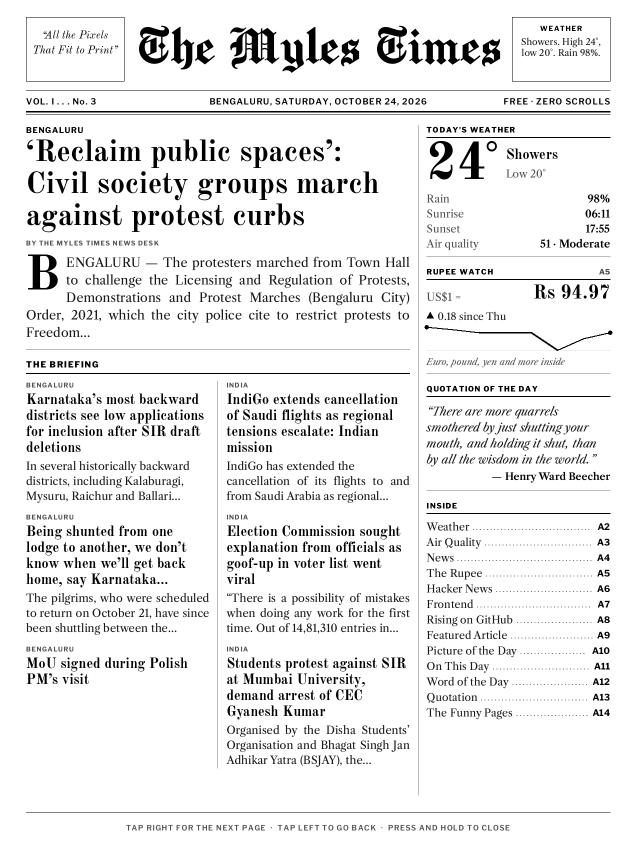
#> input picture pages/page_01.png, 1272 x 1696 px (shown at 1/2 size)
$ python -i paper.py   (imports and definitions only)
#> lines starting #> are read from the running program, lines starting #| are printed output that depends on the picture; after the words box and inside, x2 and y2 are one past the last pixel; in counts of white or black regions, pixels touching at a corner belong together
#> further down, picture is the input picture: PIL image 1272x1696 L; min 0, max 255, mean 235.2
"""The Myles Times -- builds the full multi-page edition as a broadsheet.

    python generator/paper.py --out out              # live data
    python generator/paper.py --out out --fixtures   # sample data, no network

Outputs: out/today.pdf (all pages), out/today.png (front page), out/pages/*.png,
out/status.json (which sources worked).

Type: Chomsky (masthead, NYT-style blackletter), Old Standard (headlines),
Libre Caslon Text (body), Libre Franklin (labels). All SIL Open Font License.
"""
import argparse
import io
import json
import math
import re
from datetime import datetime, timedelta, timezone
from pathlib import Path

from PIL import Image, ImageDraw, ImageFont, ImageOps
from PIL import features as _pil_features

# Libre Caslon puts historical long-s ligatures (ſt, ſp) in its default "liga"
# set. Switch it off. (Without libraqm there are no ligatures to begin with.)
FEAT = ["-liga"] if _pil_features.check("raqm") else None

HERE = Path(__file__).resolve().parent
FONTS = HERE / "fonts"
IST = timezone(timedelta(hours=5, minutes=30))
FIRST_EDITION = datetime(2026, 10, 22, tzinfo=IST)
W, H = 1272, 1696                      # Paperwhite 12th gen framebuffer
BLACK, INK, SOFT, MID, LIGHT, FAINT, PAPER = 0, 25, 80, 120, 185, 222, 255
NAME = "The Myles Times"
SLOGAN = ("“All the Pixels", "That Fit to Print”")


# ===== Typography ===============================================================
_cache = {}


# [11 lines left out: function _font, not called in this run]


def body(size, weight=400):          # Libre Caslon Text: body copy, figures
    return _font("LibreCaslonText.ttf", size, max(400, min(700, weight)))


def body_it(size, weight=400):
    return _font("LibreCaslonText-Italic.ttf", size, max(400, min(700, weight)))


def head(size):                      # Old Standard Bold: headlines
    return _font("OldStandard-Bold.ttf", size)


def head_it(size):                   # Old Standard Italic: decks
    return _font("OldStandard-Italic.ttf", size)


def label(size, weight=600):         # Libre Franklin: kickers, labels, folios
    return _font("LibreFranklin.ttf", size, weight)


def mast(size):                      # Chomsky: the nameplate only
    return _font("Chomsky.otf", size)


# ===== Page + layout primitives ===================================================
class Page:
    # [7 lines left out: function __init__, not called in this run]

    def tw(self, text, font):
        return self.d.textlength(text, font=font, features=FEAT)

    def text(self, xy, text, font, fill=INK):
        self.d.text(xy, text, font=font, fill=fill, features=FEAT)

    # [7 lines left out: function tracked, not called in this run]

    def tracked_w(self, text, font, spacing=2.0):
        return sum(self.tw(c, font) + spacing for c in text) - spacing

    # [9 lines left out: functions tracked_center, hline, not called in this run]

    def vline(self, x, y0, y1, weight=1, fill=BLACK):
        self.d.rectangle([x, y0, x + weight - 1, y1], fill=fill)

    # [4 lines left out: function centered, not called in this run]

    def right(self, y, text, font, fill=INK, x1=None):
        x1 = W - self.m if x1 is None else x1
        self.text((x1 - self.tw(text, font), y), text, font, fill)

    # --- text setting -------------------------------------------------------------
    # [72 lines left out: functions _split_long, wrap, _clip, set_line, para, not called in this run]

    def para_h(self, text, font, width, lead, max_lines=None):
        n = len(self.wrap(text, font, width))
        return (min(n, max_lines) if max_lines else n) * lead

    # [22 lines left out: functions dropcap_h, dropcap_para, not called in this run]


# --- column flow ---------------------------------------------------------------------
class Block:
    """Something that can be measured at a width and drawn at (x, y)."""

    def __init__(self, measure, draw):
        self.measure, self.draw = measure, draw


# [99 lines left out: functions _place, flow, fit_flow, folio, section_head, footer, not called in this run]


def kicker(p, x, y, text, fill=SOFT, size=15):
    p.tracked((x, y), text.upper(), label(size, 700), 1.4, fill)
    return y + size + 10


def boxed(p, x0, y0, x1, y1, weight=1):
    p.d.rectangle([x0, y0, x1, y1], outline=BLACK, width=weight)


# [588 lines left out: functions temp_figure, ink_bbox, page_cover, brief_block, list_page, page_news and 13 more, not called in this run]


# ===== Almanac: day length + moon ==================================================================
SYNODIC = 29.530588853
PHASES = [(1.85, "New moon"), (5.54, "Waxing crescent"), (9.23, "First quarter"), (12.92, "Waxing gibbous"),
          (16.61, "Full moon"), (20.30, "Waning gibbous"), (23.99, "Last quarter"), (27.68, "Waning crescent"),
          (99, "New moon")]


# [78 lines left out: functions moon_info, draw_moon, almanac, page_article, not called in this run]


def halftone(im, cell=7, angle=45):
    """Newspaper halftone: one dot per cell, dot AREA proportional to darkness, on a grid
    tilted 45 degrees (the eye notices diagonal patterns least). Drawn 4x oversized, then
    shrunk, so the dots come out round and smooth."""
#> called with cell = 7, angle = 45
    S = 4
    im = ImageOps.autocontrast(im.convert("L"), cutoff=1)
    w0, h0 = im.size
    big = im.rotate(angle, expand=True, fillcolor=255)
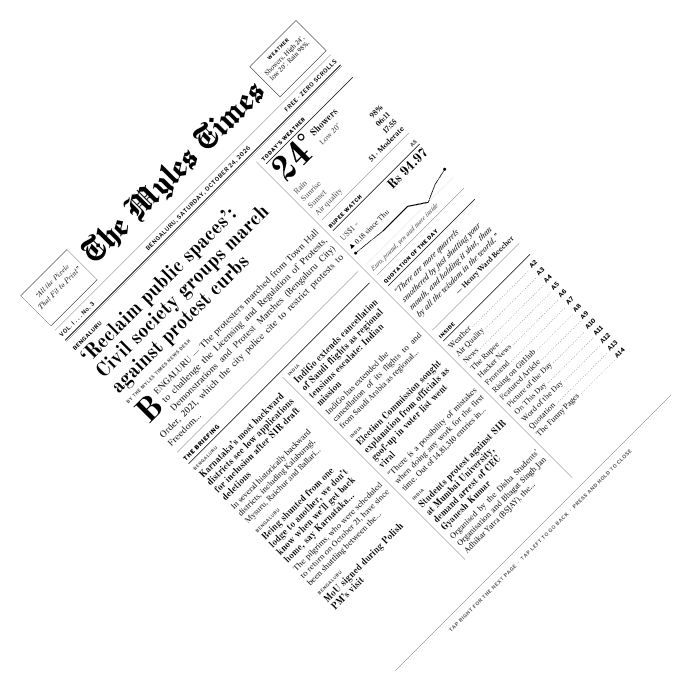
#> big: PIL image 2100x2100 L (shown at 1/3 size); min 0, max 255, mean 245.3
    grid = big.resize((max(1, big.width // cell), max(1, big.height // cell)), Image.BOX)  # mean per cell
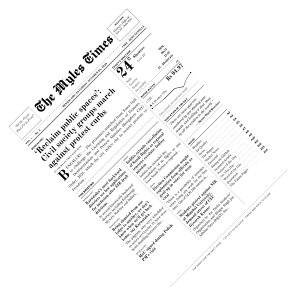
#> grid: PIL image 300x300 L; min 0, max 255, mean 245.3
    dots = Image.new("L", (grid.width * cell * S, grid.height * cell * S), 255)
#> dots: PIL image 8400x8400 L; every value is 255
    d = ImageDraw.Draw(dots)
    g = grid.load()
    half = cell * S / 2
    for gy in range(grid.height):
        for gx in range(grid.width):
            dark = 1 - g[gx, gy] / 255
            if dark < 0.04:
                continue
            r = half * math.sqrt(dark) * 1.2      # area ~ darkness; full black just overlaps
            cx, cy = (gx + 0.5) * cell * S, (gy + 0.5) * cell * S
            d.ellipse([cx - r, cy - r, cx + r, cy + r], fill=0)
    back = dots.rotate(-angle, expand=True, fillcolor=255)
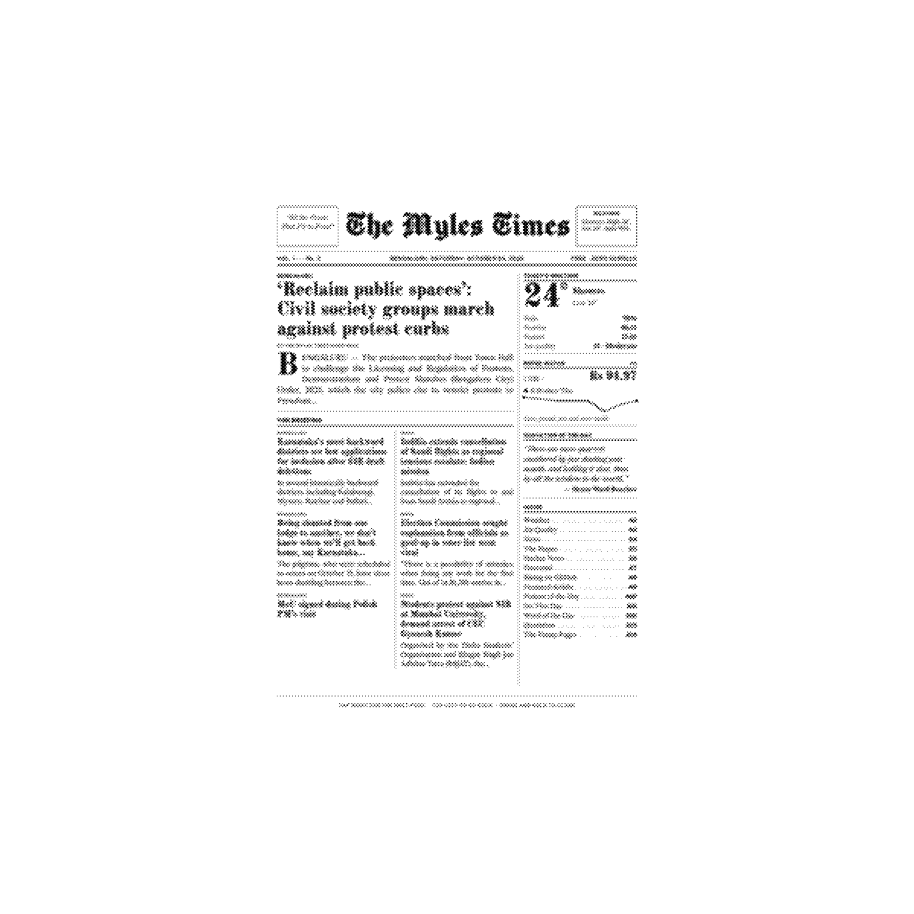
#> back: PIL image 11880x11880 L (shown at 1/13 size); 97.7% white; 11858 black regions, largest, box (x1, y1, x2, y2) and area: (5233, 2776, 5613, 3063) 44901, (5653, 2858, 5833, 3125) 24344, (6401, 2837, 6646, 3064) 23421
    bw, bh = back.size
    left, top = (bw - w0 * S) // 2, (bh - h0 * S) // 2
    return back.crop((left, top, left + w0 * S, top + h0 * S)).resize((w0, h0), Image.LANCZOS)
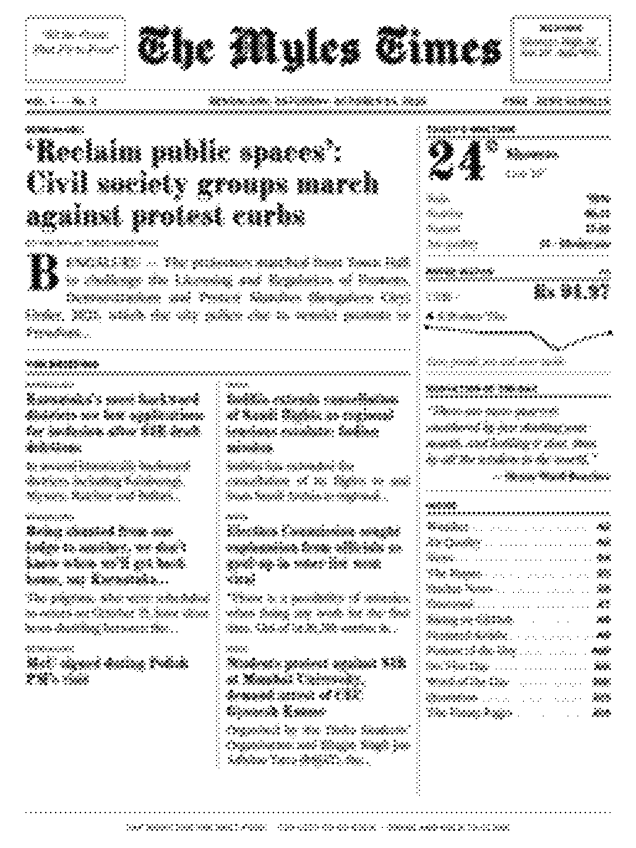
#> returned value: PIL image 1272x1696 L (shown at 1/2 size); min 0, max 255, mean 230.8


# [26 lines left out: function page_picture, not called in this run]


# ===== Assembly ===================================================================================
SECTIONS = [  # (data key, index title, renderer)
    ("weather", "Weather", page_weather),
    ("air", "Air Quality", page_air),
    ("news", "News", page_news),
    ("money", "The Rupee", page_money),
    ("hackernews", "Hacker News", page_hn),
    ("frontend", "Frontend", page_frontend),
    ("github", "Rising on GitHub", page_github),
    ("article", "Featured Article", page_article),
    ("picture", "Picture of the Day", page_picture),
    ("onthisday", "On This Day", page_onthisday),
    ("word", "Word of the Day", page_word),
    ("quote", "Quotation", page_quote),
    ("comic", "The Funny Pages", page_comic),
]


# [59 lines left out: functions build, main, not called in this run]


# [2 lines not run here, left out]

>>> from PIL import Image
>>> picture = Image.open('../pages/page_01.png')
>>> result = halftone(picture)

$ run again, on pages/page_05.png
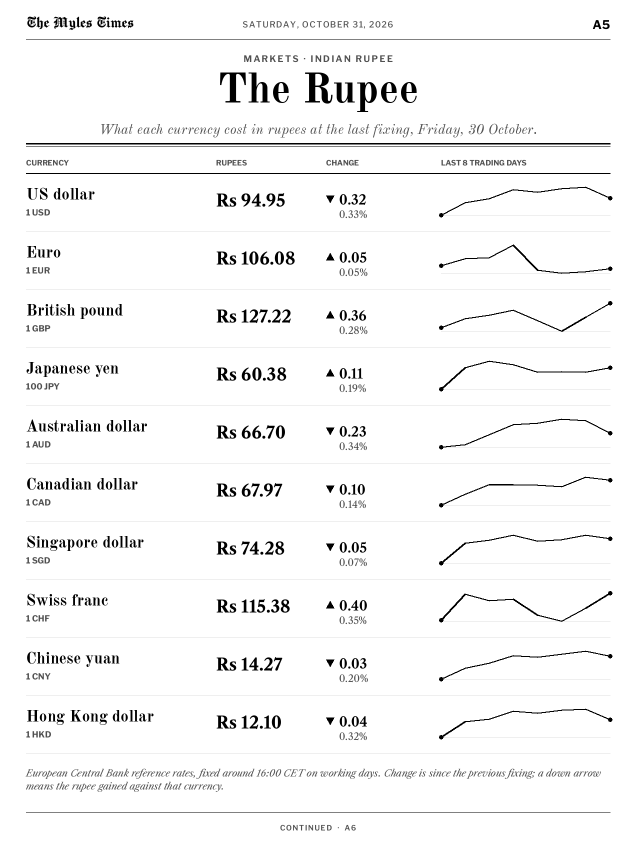
#> input picture pages/page_05.png, 1272 x 1696 px (shown at 1/2 size)
#> picture is the input picture: PIL image 1272x1696 L; min 0, max 255, mean 246
#> dots: PIL image 8400x8400 L; every value is 255
#> in halftone, `back = dots.rotate(-angle, expand=True, fillcolor=255)`:
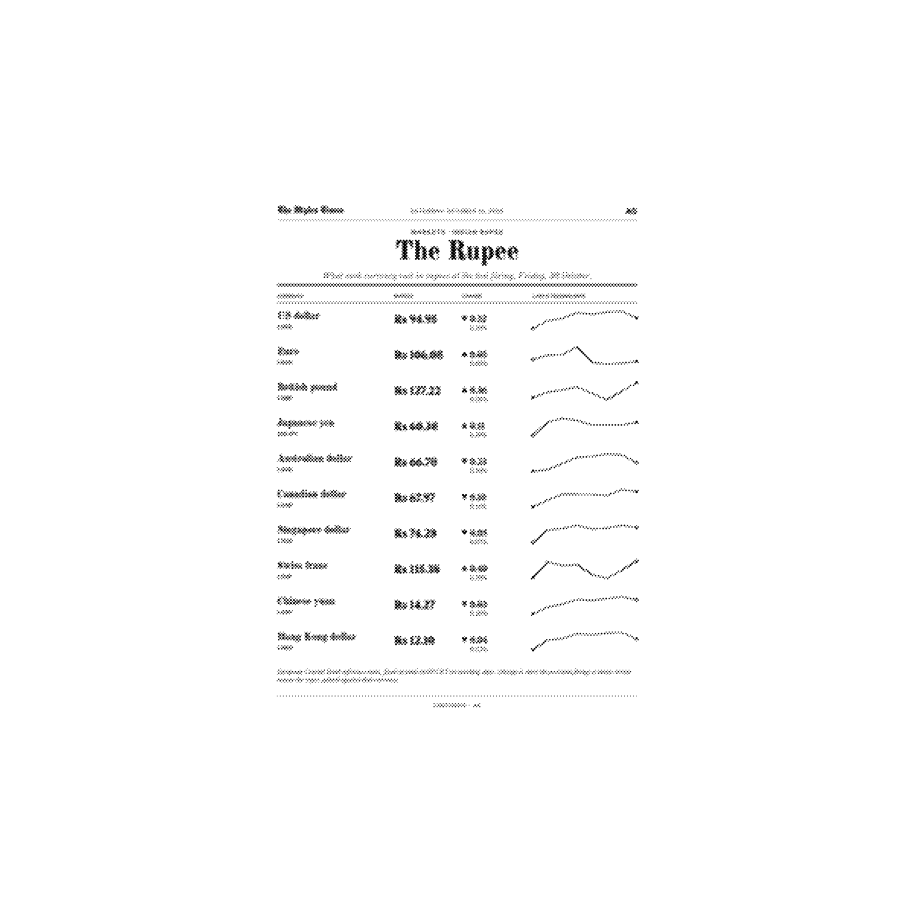
#> back: PIL image 11880x11880 L (shown at 1/13 size); 99% white; 5252 black regions, largest, box (x1, y1, x2, y2) and area: (5850, 3115, 5934, 3379) 13505, (5216, 3115, 5300, 3379) 13375, (5393, 3117, 5461, 3379) 12007
#> in halftone, `return back.crop((left, top, left + w0 * S, top + h0 * S)).resize((w0,..`:
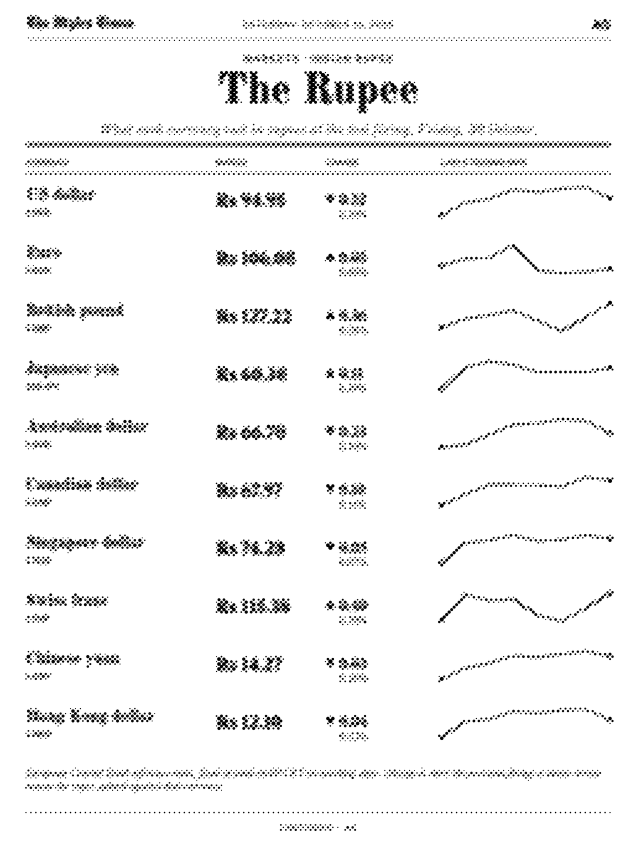
#> returned value: PIL image 1272x1696 L (shown at 1/2 size); min 0, max 255, mean 244.4
